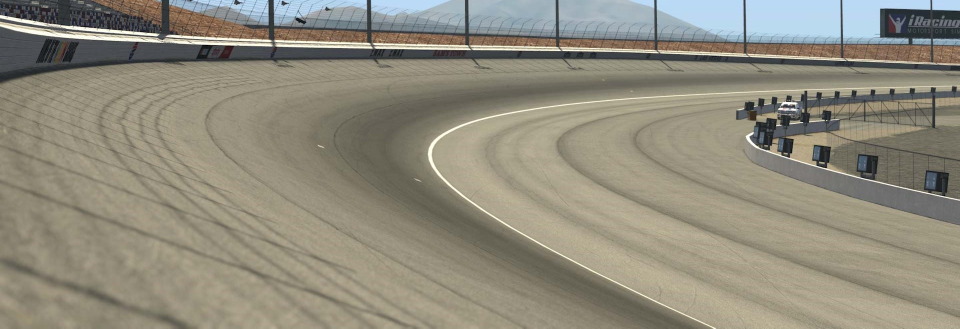
#> input picture dist/tracks/103.jpg, 1919 x 657 px, found by its file name (shown at 1/2 size); its folder holds only this picture in this run
$ python render-track-thumbnails.py
#> lines starting #> are read from the running program, lines starting #| are printed output that depends on the picture
#!/usr/bin/env python3
"""Render a contact sheet of every track's home-page banner.

Reproduces the visual that event-card-lg.vue produces (track jpg
background + a dark vertical gradient overlay + the logo PNG
centered) for each track in public/tracks/, then tiles them into
a single grid image that can be reviewed at a glance.

Run from repo root:
    python3 scripts/render-track-thumbnails.py [output_path]

Default output: /tmp/track-audit.png
"""

from PIL import Image, ImageDraw, ImageFilter, ImageFont
import glob
import os
import sys

ROOT = os.path.join(os.path.dirname(__file__), '..')
TRACKS_DIR = os.path.join(ROOT, 'public', 'tracks')

# Per-tile dimensions matching the home-page card aspect.
TILE_W = 360
TILE_H = 200
LOGO_H = 96
LABEL_H = 22
COLS = 2
GAP = 8
PAD = 12
TRACKS_PER_PAGE = 16


def list_track_ids():
    ids = []
    for path in glob.glob(os.path.join(TRACKS_DIR, '*.jpg')):
        name = os.path.basename(path)
        if name.endswith('_logo.jpg'):
            continue
        ids.append(name[: -len('.jpg')])
    return sorted(ids, key=lambda s: (not s[0].isdigit(), int(s) if s.isdigit() else 0, s))


def render_tile(tid):
    bg_path = os.path.join(TRACKS_DIR, f'{tid}.jpg')
    bg = Image.open(bg_path).convert('RGBA').resize((TILE_W, TILE_H), Image.LANCZOS)

    # Match event-card-lg's bg.opacity:0.6 + dark vertical gradient overlay.
    base = Image.new('RGBA', (TILE_W, TILE_H), (10, 10, 10, 255))
    base = Image.blend(base, bg, 0.6)
    grad = Image.new('RGBA', (TILE_W, TILE_H))
    gpx = grad.load()
    for y in range(TILE_H):
        t = y / max(TILE_H - 1, 1)
        # 0.35 -> 0.55 -> 0.85 (matches the wrap::after gradient stops)
        if t < 0.5:
            a = 0.35 + (0.55 - 0.35) * (t / 0.5)
        else:
            a = 0.55 + (0.85 - 0.55) * ((t - 0.5) / 0.5)
        for x in range(TILE_W):
            gpx[x, y] = (0, 0, 0, int(255 * a))
    base = Image.alpha_composite(base, grad)

    # Logo overlay, centered horizontally, anchored near top.
    logo_path = os.path.join(TRACKS_DIR, f'{tid}_logo.png')
    if os.path.exists(logo_path):
        logo = Image.open(logo_path).convert('RGBA')
        lw, lh = logo.size
        scale = LOGO_H / lh
        new_w = max(1, int(lw * scale))
        new_h = LOGO_H
        if new_w > TILE_W - 32:
            new_w = TILE_W - 32
            new_h = max(1, int(lh * (new_w / lw)))
        logo = logo.resize((new_w, new_h), Image.LANCZOS)

        # Approximate the CSS drop-shadow halo on the components so
        # the contact sheet matches what users see in the browser.
        halo = halo_layer(logo)
        x = (TILE_W - new_w) // 2
        y = 18
        base.alpha_composite(halo, (x - 8, y - 8))
        base.alpha_composite(logo, (x, y))

    return base


def halo_layer(logo):
    """White glow behind the logo, alpha-shaped by the logo's own alpha."""
    pad = 8
    w, h = logo.size
    canvas = Image.new('RGBA', (w + pad * 2, h + pad * 2), (0, 0, 0, 0))
    alpha = logo.split()[3]
    silhouette = Image.new('RGBA', logo.size, (255, 255, 255, 0))
    silhouette.putalpha(alpha)
    canvas.alpha_composite(silhouette, (pad, pad))
    canvas = canvas.filter(ImageFilter.GaussianBlur(radius=3))
    # Boost alpha to make the glow visible.
    r, g, b, a = canvas.split()
    a = a.point(lambda v: min(255, int(v * 1.4)))
    return Image.merge('RGBA', (r, g, b, a))


def render_page(ids, font):
    rows = (len(ids) + COLS - 1) // COLS
    cell_w = TILE_W
    cell_h = TILE_H + LABEL_H
    sheet_w = PAD * 2 + COLS * cell_w + (COLS - 1) * GAP
    sheet_h = PAD * 2 + rows * cell_h + (rows - 1) * GAP
    sheet = Image.new('RGBA', (sheet_w, sheet_h), (16, 18, 22, 255))
    draw = ImageDraw.Draw(sheet)
    for i, tid in enumerate(ids):
        r, c = divmod(i, COLS)
        x = PAD + c * (cell_w + GAP)
        y = PAD + r * (cell_h + GAP)
        draw.text((x + 4, y + 2), tid, fill=(220, 220, 220, 255), font=font)
        try:
            tile = render_tile(tid)
        except Exception as e:
            print(f'!! {tid}: {e}', file=sys.stderr)
            tile = Image.new('RGBA', (TILE_W, TILE_H), (60, 20, 20, 255))
            ImageDraw.Draw(tile).text((10, 10), f'ERR {tid}\n{e}', fill='white')
        sheet.paste(tile, (x, y + LABEL_H))
    return sheet


def main():
    out_dir = sys.argv[1] if len(sys.argv) > 1 else '/tmp/track-audit'
    os.makedirs(out_dir, exist_ok=True)
    ids = list_track_ids()
    try:
        font = ImageFont.truetype('DejaVuSansMono-Bold.ttf', 14)
    except OSError:
        font = ImageFont.load_default()

    n_pages = (len(ids) + TRACKS_PER_PAGE - 1) // TRACKS_PER_PAGE
    for p in range(n_pages):
        chunk = ids[p * TRACKS_PER_PAGE : (p + 1) * TRACKS_PER_PAGE]
        sheet = render_page(chunk, font)
#> in render_page, `sheet = Image.new('RGBA', (sheet_w, sheet_h), (16, 18, 22, 255))`:
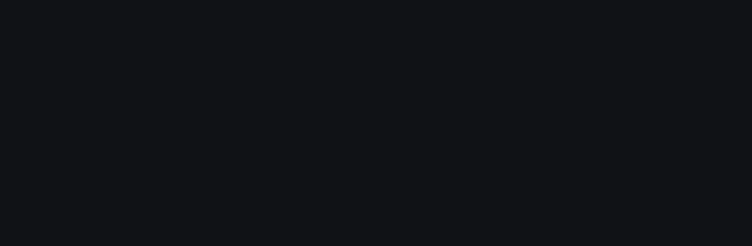
#> sheet: PIL image 752x246 RGBA; mean R, G, B, A 16, 18, 22, 255
#> in render_tile, `bg = Image.open(bg_path).convert('RGBA').resize((TILE_W, TILE_H), Imag..`:
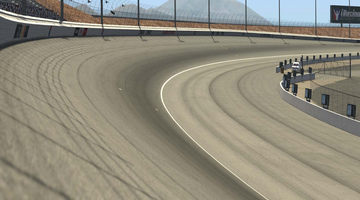
#> bg: PIL image 360x200 RGBA; mean R, G, B, A 143.5, 139.3, 124.4, 255
#> in render_tile, `base = Image.blend(base, bg, 0.6)`:
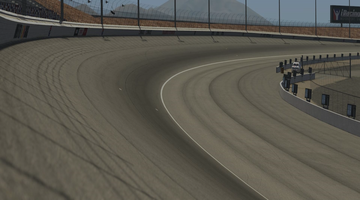
#> base: PIL image 360x200 RGBA; mean R, G, B, A 89.7, 87.2, 78.2, 255
#> in render_tile, `grad = Image.new('RGBA', (TILE_W, TILE_H))`: grad: PIL image 360x200 RGBA; every value is 0
#> in render_tile, `base = Image.alpha_composite(base, grad)`:
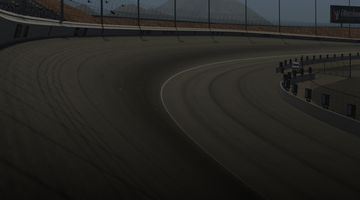
#> base: PIL image 360x200 RGBA; mean R, G, B, A 37.6, 36.8, 33.6, 255
#> in render_page, `sheet.paste(tile, (x, y + LABEL_H))`:
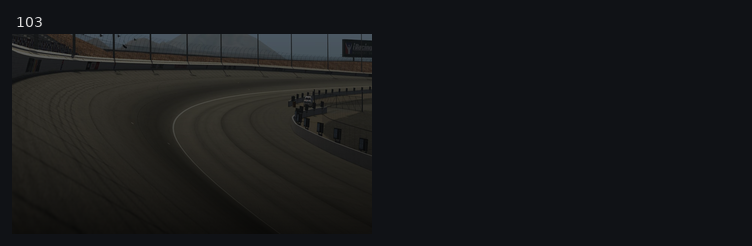
#> sheet: PIL image 752x246 RGBA; mean R, G, B, A 24.5, 25.4, 26.6, 255
        out = os.path.join(out_dir, f'page-{p + 1:02d}.png')
        sheet.convert('RGB').save(out, 'PNG')
        first, last = chunk[0], chunk[-1]
#> first = '103'; last = '103'
        print(f'wrote {out}  ({sheet.size[0]}x{sheet.size[1]}, {len(chunk)} tracks: {first}..{last})')
#> (printed output is left out)


if __name__ == '__main__':
    main()
